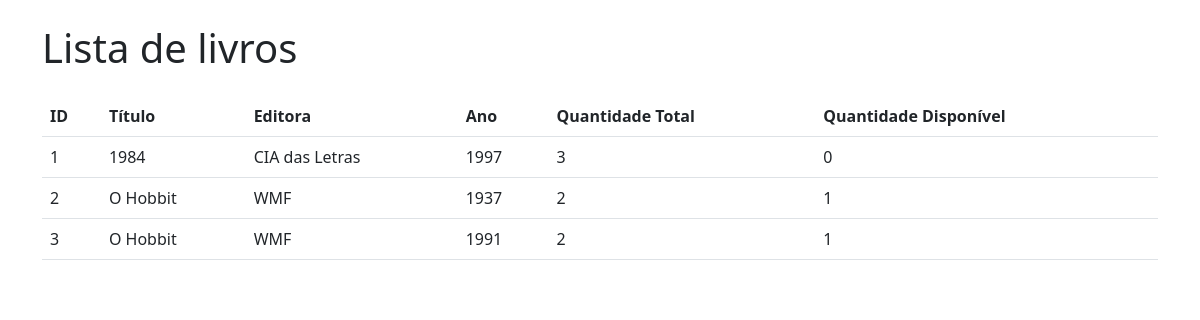
Before: /livros (signed in) with the older database file.
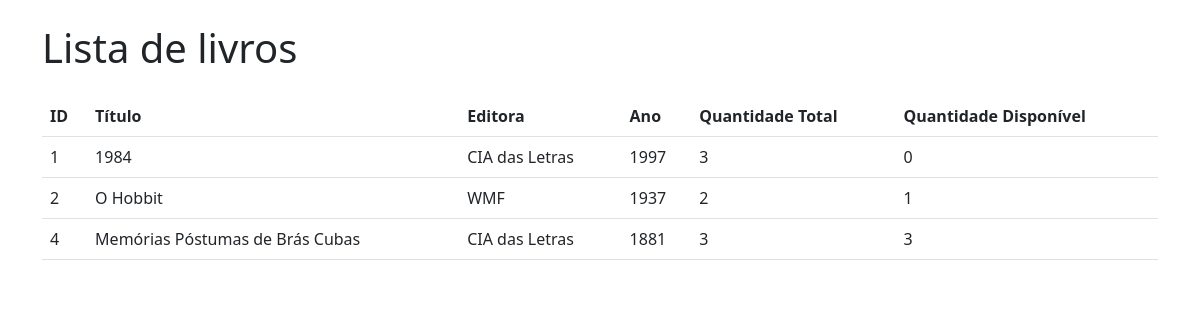
After: the same page with the newer database file.
### app.py (models this page shows)
class Livro(db.Model):
    __tablename__ = 'livros'
    idLivro = db.Column(db.Integer, primary_key=True)
    tituloLivro = db.Column(db.String(100), nullable=False)
    editora = db.Column(db.String(100), nullable=False)
    anoLivro = db.Column(db.Integer, nullable=False)
    quantidadeLivros = db.Column(db.Integer, nullable=False)
    qtdeLivDisponiveis = db.Column(db.Integer, nullable=False)

### app.py (the view)
@app.route("/livros")
@login_required
def livros():
    livros = Livro.query.all()
    return render_template("livros.html", livros=livros)

### app.py (called while the page is built)
@login_manager.user_loader
def load_user(user_id):
    return User.query.get(user_id)

### templates/livros.html (shortened to what this page needs)
<!DOCTYPE html>
<html lang="en">
  <head>
    <link
      rel="stylesheet"
      href="{{ url_for('static', filename='css/bootstrap.min.css') }}"
    />
  </head>
  <body>
    <div class="container">
      <h1 class="mt-4 mb-4">Lista de livros</h1>
      <table class="table">
        <thead>
          <tr>
            <th>ID</th>
            <th>Título</th>
            <th>Editora</th>
            <th>Ano</th>
            <th>Quantidade Total</th>
            <th>Quantidade Disponível</th>
          </tr>
        </thead>
        <tbody>
          {% for livro in livros %}
          <tr>
            <td>{{ livro.idLivro }}</td>
            <td>{{ livro.tituloLivro }}</td>
            <td>{{ livro.editora }}</td>
            <td>{{ livro.anoLivro }}</td>
            <td>{{ livro.quantidadeLivros }}</td>
            <td>{{ livro.qtdeLivDisponiveis }}</td>
          </tr>
          {% endfor %}
        </tbody>
      </table>
    </div>
  </body>
</html>

Changed rows visible on the page:
removed Livro: idLivro "3", tituloLivro "O Hobbit", editora "WMF", anoLivro "1991", quantidadeLivros "2", qtdeLivDisponiveis "1"
added Livro: idLivro "4", tituloLivro "Memórias Póstumas de Brás Cubas", editora "CIA das Letras", anoLivro "1881", quantidadeLivros "3", qtdeLivDisponiveis "3"
